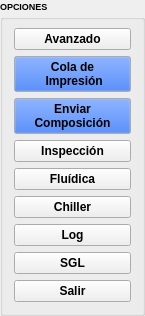
     <widget class="QGroupBox" name="m_gbPrincipalButtons">
      <property name="sizePolicy">
       <sizepolicy hsizetype="Fixed" vsizetype="Preferred">
        <horstretch>2</horstretch>
        <verstretch>0</verstretch>
       </sizepolicy>
      </property>
      <property name="maximumSize">
       <size>
        <width>145</width>
        <height>16777215</height>
       </size>
      </property>
      <property name="font">
       <font>
        <pointsize>7</pointsize>
        <weight>75</weight>
        <bold>true</bold>
       </font>
      </property>
      <property name="title">
       <string>OPCIONES</string>
      </property>
      <layout class="QVBoxLayout" name="verticalLayout">
       <item>
        <widget class="QPushButton" name="m_ToMaquina2">
         <property name="sizePolicy">
          <sizepolicy hsizetype="Preferred" vsizetype="Preferred">
           <horstretch>0</horstretch>
           <verstretch>0</verstretch>
          </sizepolicy>
         </property>
         <property name="minimumSize">
          <size>
           <width>0</width>
           <height>0</height>
          </size>
         </property>
         <property name="maximumSize">
          <size>
           <width>1250</width>
           <height>100</height>
          </size>
         </property>
         <property name="font">
          <font>
           <pointsize>9</pointsize>
           <weight>75</weight>
           <bold>true</bold>
          </font>
         </property>
         <property name="text">
          <string>Avanzado</string>
         </property>
         <property name="icon">
          <iconset resource="../../In2Apps/In2SinglePass/SinglePass/shared.qrc">
           <normaloff>:/res/images/Configuracion.png</normaloff>:/res/images/Configuracion.png</iconset>
         </property>
         <property name="iconSize">
          <size>
           <width>32</width>
           <height>32</height>
          </size>
         </property>
        </widget>
       </item>
       <item>
        <widget class="QPushButton" name="m_ColaButton">
         <property name="sizePolicy">
          <sizepolicy hsizetype="Preferred" vsizetype="Preferred">
           <horstretch>0</horstretch>
           <verstretch>0</verstretch>
          </sizepolicy>
         </property>
         <property name="maximumSize">
          <size>
           <width>125</width>
           <height>100</height>
          </size>
         </property>
         <property name="palette">
          <palette>
           <active>
            <colorrole role="Button">
             <brush brushstyle="SolidPattern">
              <color alpha="255">
               <red>0</red>
               <green>85</green>
               <blue>255</blue>
              </color>
             </brush>
            </colorrole>
           </active>
           <inactive>
            <colorrole role="Button">
             <brush brushstyle="SolidPattern">
              <color alpha="255">
               <red>0</red>
               <green>85</green>
               <blue>255</blue>
              </color>
             </brush>
            </colorrole>
           </inactive>
           <disabled>
            <colorrole role="Button">
             <brush brushstyle="SolidPattern">
              <color alpha="255">
               <red>0</red>
               <green>85</green>
               <blue>255</blue>
              </color>
             </brush>
            </colorrole>
           </disabled>
          </palette>
         </property>
         <property name="font">
          <font>
           <pointsize>9</pointsize>
           <weight>75</weight>
           <bold>true</bold>
          </font>
         </property>
         <property name="text">
          <string>Cola de
 Impresión</string>
         </property>
         <property name="icon">
          <iconset resource="../../In2Apps/In2SinglePass/SinglePass/shared.qrc">
           <normaloff>:/res/images/cola.png</normaloff>:/res/images/cola.png</iconset>
         </property>
         <property name="iconSize">
          <size>
           <width>32</width>
           <height>32</height>
          </size>
         </property>
        </widget>
       </item>
       <item>
        <widget class="QPushButton" name="SendIni">
         <property name="sizePolicy">
          <sizepolicy hsizetype="Preferred" vsizetype="Preferred">
           <horstretch>0</horstretch>
           <verstretch>0</verstretch>
          </sizepolicy>
         </property>
         <property name="maximumSize">
          <size>
           <width>125</width>
           <height>100</height>
          </size>
         </property>
         <property name="palette">
          <palette>
           <active>
            <colorrole role="Button">
             <brush brushstyle="SolidPattern">
              <color alpha="255">
               <red>0</red>
               <green>85</green>
               <blue>255</blue>
              </color>
             </brush>
            </colorrole>
           </active>
           <inactive>
            <colorrole role="Button">
             <brush brushstyle="SolidPattern">
              <color alpha="255">
               <red>0</red>
               <green>85</green>
               <blue>255</blue>
              </color>
             </brush>
            </colorrole>
           </inactive>
           <disabled>
            <colorrole role="Button">
             <brush brushstyle="SolidPattern">
              <color alpha="255">
               <red>0</red>
               <green>85</green>
               <blue>255</blue>
              </color>
             </brush>
            </colorrole>
           </disabled>
          </palette>
         </property>
         <property name="font">
          <font>
           <pointsize>9</pointsize>
           <weight>75</weight>
           <bold>true</bold>
          </font>
         </property>
         <property name="text">
          <string>Enviar
Composición</string>
         </property>
         <property name="icon">
          <iconset resource="../../In2Apps/In2SinglePass/SinglePass/shared.qrc">
           <normaloff>:/res/images/sendini.png</normaloff>:/res/images/sendini.png</iconset>
         </property>
         <property name="iconSize">
          <size>
           <width>32</width>
           <height>32</height>
          </size>
         </property>
        </widget>
       </item>
       <item>
        <widget class="QPushButton" name="m_pbInspeccion">
         <property name="sizePolicy">
          <sizepolicy hsizetype="Preferred" vsizetype="Preferred">
           <horstretch>0</horstretch>
           <verstretch>0</verstretch>
          </sizepolicy>
         </property>
         <property name="maximumSize">
          <size>
           <width>125</width>
           <height>100</height>
          </size>
         </property>
         <property name="font">
          <font>
           <pointsize>9</pointsize>
           <weight>75</weight>
           <bold>true</bold>
          </font>
         </property>
         <property name="text">
          <string>Inspección</string>
         </property>
         <property name="icon">
          <iconset resource="../../In2Apps/In2SinglePass/SinglePass/shared.qrc">
           <normaloff>:/res/images/camera.png</normaloff>:/res/images/camera.png</iconset>
         </property>
         <property name="iconSize">
          <size>
           <width>32</width>
           <height>32</height>
          </size>
         </property>
        </widget>
       </item>
       <item>
        <widget class="QPushButton" name="m_pbFluidica">
         <property name="sizePolicy">
          <sizepolicy hsizetype="Preferred" vsizetype="Preferred">
           <horstretch>0</horstretch>
           <verstretch>0</verstretch>
          </sizepolicy>
         </property>
         <property name="maximumSize">
          <size>
           <width>125</width>
           <height>100</height>
          </size>
         </property>
         <property name="font">
          <font>
           <pointsize>9</pointsize>
           <weight>75</weight>
           <bold>true</bold>
          </font>
         </property>
         <property name="text">
          <string>Fluídica</string>
         </property>
         <property name="icon">
          <iconset resource="../../In2Apps/In2SinglePass/SinglePass/shared.qrc">
           <normaloff>:/res/images/ksplash.png</normaloff>:/res/images/ksplash.png</iconset>
         </property>
         <property name="iconSize">
          <size>
           <width>32</width>
           <height>32</height>
          </size>
         </property>
        </widget>
       </item>
       <item>
        <widget class="QPushButton" name="m_pbChiller">
         <property name="sizePolicy">
          <sizepolicy hsizetype="Preferred" vsizetype="Preferred">
           <horstretch>0</horstretch>
           <verstretch>0</verstretch>
          </sizepolicy>
         </property>
         <property name="maximumSize">
          <size>
           <width>125</width>
           <height>100</height>
          </size>
         </property>
         <property name="font">
          <font>
           <pointsize>9</pointsize>
           <weight>75</weight>
           <bold>true</bold>
          </font>
         </property>
         <property name="text">
          <string>Chiller</string>
         </property>
         <property name="icon">
          <iconset resource="../../In2Apps/In2SinglePass/SinglePass/shared.qrc">
           <normaloff>:/res/images/snowflake.png</normaloff>:/res/images/snowflake.png</iconset>
         </property>
         <property name="iconSize">
          <size>
           <width>32</width>
           <height>32</height>
          </size>
         </property>
        </widget>
       </item>
       <item>
        <widget class="QPushButton" name="m_pbLog">
         <property name="sizePolicy">
          <sizepolicy hsizetype="Preferred" vsizetype="Preferred">
           <horstretch>0</horstretch>
           <verstretch>0</verstretch>
          </sizepolicy>
         </property>
         <property name="maximumSize">
          <size>
           <width>125</width>
           <height>100</height>
          </size>
         </property>
         <property name="font">
          <font>
           <pointsize>9</pointsize>
           <weight>75</weight>
           <bold>true</bold>
          </font>
         </property>
         <property name="text">
          <string>Log</string>
         </property>
         <property name="icon">
          <iconset resource="../../In2Apps/In2SinglePass/SinglePass/shared.qrc">
           <normaloff>:/res/images/edit.png</normaloff>:/res/images/edit.png</iconset>
         </property>
         <property name="iconSize">
          <size>
           <width>32</width>
           <height>32</height>
          </size>
         </property>
        </widget>
       </item>
       <item>
        <widget class="QPushButton" name="m_pbEndSGL">
         <property name="sizePolicy">
          <sizepolicy hsizetype="Preferred" vsizetype="Preferred">
           <horstretch>0</horstretch>
           <verstretch>0</verstretch>
          </sizepolicy>
         </property>
         <property name="maximumSize">
          <size>
           <width>125</width>
           <height>100</height>
          </size>
         </property>
         <property name="font">
          <font>
           <pointsize>9</pointsize>
           <weight>75</weight>
           <bold>true</bold>
          </font>
         </property>
         <property name="text">
          <string>SGL</string>
         </property>
         <property name="icon">
          <iconset resource="../../In2Apps/In2SinglePass/SinglePass/shared.qrc">
           <normaloff>:/res/images/Cancel_32x32.png</normaloff>:/res/images/Cancel_32x32.png</iconset>
         </property>
         <property name="iconSize">
          <size>
           <width>32</width>
           <height>32</height>
          </size>
         </property>
        </widget>
       </item>
       <item>
        <widget class="QPushButton" name="m_AceptarButton">
         <property name="sizePolicy">
          <sizepolicy hsizetype="Preferred" vsizetype="Preferred">
           <horstretch>0</horstretch>
           <verstretch>0</verstretch>
          </sizepolicy>
         </property>
         <property name="maximumSize">
          <size>
           <width>125</width>
           <height>100</height>
          </size>
         </property>
         <property name="font">
          <font>
           <pointsize>9</pointsize>
           <weight>75</weight>
           <bold>true</bold>
          </font>
         </property>
         <property name="text">
          <string>Salir</string>
         </property>
         <property name="icon">
          <iconset resource="../../In2Apps/In2SinglePass/SinglePass/shared.qrc">
           <normaloff>:/res/images/Ok.png</normaloff>:/res/images/Ok.png</iconset>
         </property>
         <property name="iconSize">
          <size>
           <width>32</width>
           <height>32</height>
          </size>
         </property>
        </widget>
       </item>
      </layout>
     </widget>
